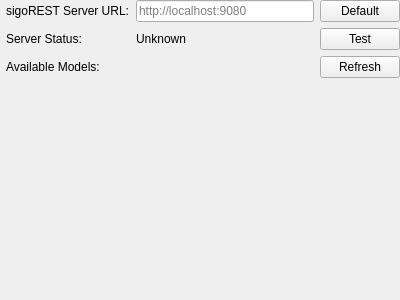
<?xml version="1.0" encoding="UTF-8"?>
<ui version="4.0">
 <class>TranslationWidget</class>
 <widget class="QWidget" name="TranslationWidget">
  <property name="geometry">
   <rect>
    <x>0</x>
    <y>0</y>
    <width>400</width>
    <height>300</height>
   </rect>
  </property>
  <property name="windowTitle">
   <string>Translation</string>
  </property>
  <layout class="QVBoxLayout" name="verticalLayout">
   <property name="leftMargin">
    <number>6</number>
   </property>
   <property name="topMargin">
    <number>0</number>
   </property>
   <property name="rightMargin">
    <number>0</number>
   </property>
   <property name="bottomMargin">
    <number>0</number>
   </property>
   <item>
    <layout class="QGridLayout" name="gridLayout">
     <item row="0" column="0">
      <widget class="QLabel" name="label_server_url">
       <property name="toolTip">
        <string>URL of the sigoREST translation server</string>
       </property>
       <property name="text">
        <string>sigoREST Server URL:</string>
       </property>
      </widget>
     </item>
     <item row="0" column="1">
      <widget class="QLineEdit" name="leServerUrl">
       <property name="placeholderText">
        <string>http://localhost:9080</string>
       </property>
      </widget>
     </item>
     <item row="0" column="2">
      <widget class="QPushButton" name="btnDefaultUrl">
       <property name="text">
        <string>Default</string>
       </property>
       <property name="maximumSize">
        <size>
         <width>80</width>
         <height>16777215</height>
        </size>
       </property>
      </widget>
     </item>
     <item row="1" column="0">
      <widget class="QLabel" name="label_status">
       <property name="text">
        <string>Server Status:</string>
       </property>
      </widget>
     </item>
     <item row="1" column="1">
      <widget class="QLabel" name="lblStatus">
       <property name="text">
        <string>Unknown</string>
       </property>
      </widget>
     </item>
     <item row="1" column="2">
      <widget class="QPushButton" name="btnTestServer">
       <property name="text">
        <string>Test</string>
       </property>
       <property name="maximumSize">
        <size>
         <width>80</width>
         <height>16777215</height>
        </size>
       </property>
      </widget>
     </item>
     <item row="2" column="0">
      <widget class="QLabel" name="label_models">
       <property name="text">
        <string>Available Models:</string>
       </property>
      </widget>
     </item>
     <item row="2" column="1">
      <widget class="QLabel" name="lblModels">
       <property name="text">
        <string/>
       </property>
      </widget>
     </item>
     <item row="2" column="2">
      <widget class="QPushButton" name="btnRefreshModels">
       <property name="text">
        <string>Refresh</string>
       </property>
       <property name="maximumSize">
        <size>
         <width>80</width>
         <height>16777215</height>
        </size>
       </property>
      </widget>
     </item>
    </layout>
   </item>
   <item>
    <spacer name="verticalSpacer">
     <property name="orientation">
      <enum>Qt::Vertical</enum>
     </property>
     <property name="sizeHint" stdset="0">
      <size>
       <width>20</width>
       <height>100</height>
      </size>
     </property>
    </spacer>
   </item>
  </layout>
 </widget>
 <resources/>
 <connections/>
</ui>
